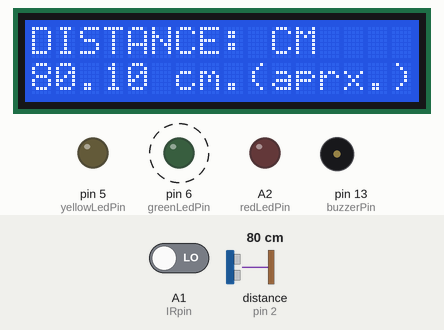
This sketch was run on a simulated Arduino Uno, built with avr-gcc and run on an emulated ATmega328P. On the bench: 16×2 character LCD, output pins drawn as LEDs (lit = HIGH), buzzer (waves = sounding, pin HIGH). Wiring (inferred from the names in the program): ultrasonic range finder: trigger pin 3; echo pin 2. Dashed ring = blinking. The inputs (shaded band) are chosen by the test bench; at power-on: A1 (IRpin) LOW, distance to the obstacle (sensor on pin 2) 80 cm. The echo pulse lasts 58.3 µs per cm; pins used as bus, display or sensor lines are not drawn; what the sketch prints to the serial monitor is not drawn.

Above: at 1.2 s.
1.3 s: A1 (IRpin) driven HIGH
At 3.24 s:
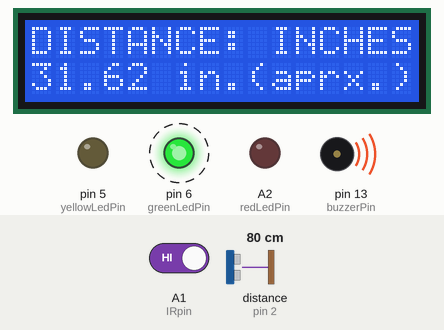
5.8 s: distance to the obstacle (sensor on pin 2) set to 21 cm
At 7.6 s:
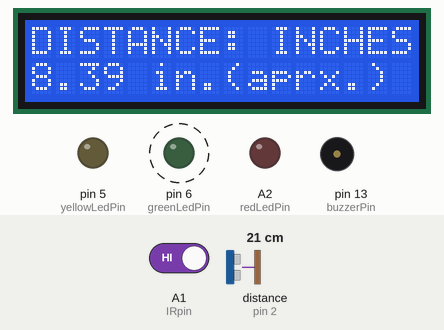
8.4 s: distance to the obstacle (sensor on pin 2) set to 17 cm
At 9.5 s:
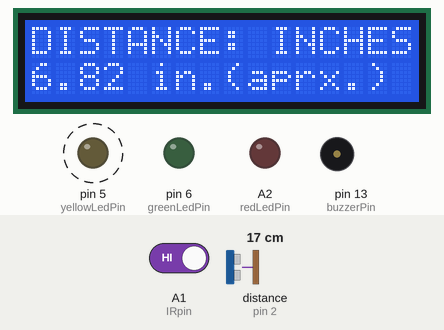
12.5 s: distance to the obstacle (sensor on pin 2) set to 120 cm
At 14.3 s:
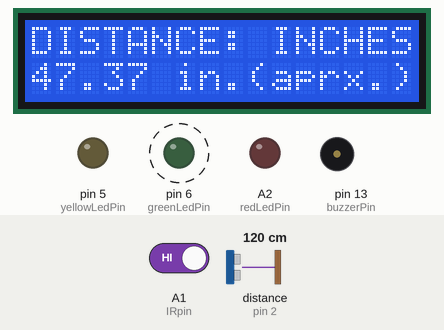
17.0 s: distance to the obstacle (sensor on pin 2) set to 2 cm
At 17.8 s:
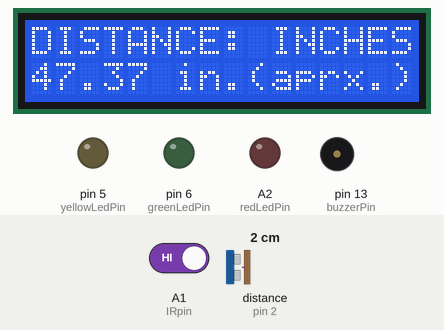
21.3 s: A1 (IRpin) driven LOW
At 22.6 s:
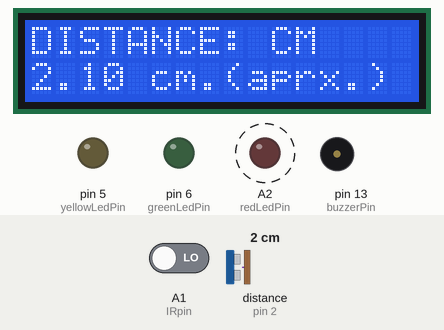
Timing chart, 0 to 26.4 s (numbered marks = the images above; inputs shaded):
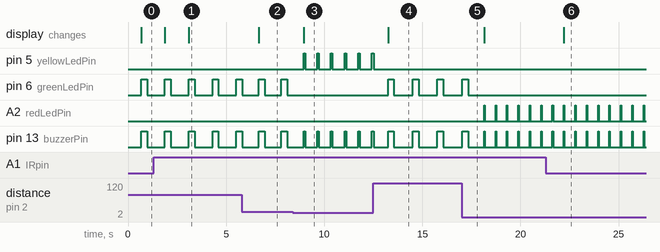

The sketch:

distance_measuring_device.ino
```cpp
/* author- sadman alvee
 * Owner/Founder @ impedancePlus
 */
#include<LiquidCrystal.h>

// LCD PINS
/* Connect the LCD to pins as shown */
int RS = 7 ;
int EN = 8;
int D4 = 9;
int D5 = 10;
int D6 = 11;
int D7 = 12;

// ULTRASONIC SENSOR PINS
int trigPin = 3;
int echoPin = 2;
double signalTravelTime;
double numberOfMeasurements = 20;
double distance; // core mathematical calculations
double sumDistance = 0; // summation for all numberOfMeasurements
double distanceSummation;
double averageDistance;
double finalDistance;

// INFRARED SENSOR PINS
int IRpin = A1;
int IRval;
int operatingMode;

//LED-BUZZER PINS
int greenLedPin = 6;
int yellowLedPin = 5;
int redLedPin = A2;
int buzzerPin = 13;

//Creating object type - LiquidCrystal
LiquidCrystal lcd(RS, EN, D4, D5, D6, D7);

int _configureIRsensor() {
  IRval = digitalRead(IRpin);
  if (IRval == 1 )
    return IRval;
  else if (IRval == 0)
    return IRval;
}

double _distanceCalculation(double signalTravelTime) {
  ///Error in Sensor : in INCHES: 0.25 amd in CM: 0.4; find out yourself for your sensor!
  if (operatingMode == 1 )
    distance =  ((0.01350391 * signalTravelTime) / 2) + 0.25 ; // Outputs in INCHES
  else if (operatingMode == 0 )
    distance =  (((0.01350391 * signalTravelTime) / 2) * 2.54) + 0.4; // Outputs in CENTIMETERS
  else
    Serial.print("INVALID");

  sumDistance = sumDistance + distance  ;
  return sumDistance;
}

double _configureUltrasonicSensor() {
  ///for accurate data and eliminating noise e use for loop upto numberOfMeasurements
  for ( int i = 0; i < numberOfMeasurements; i++) {
    digitalWrite(trigPin, LOW);
    delayMicroseconds(5);
    digitalWrite(trigPin, HIGH);
    delayMicroseconds(5);
    digitalWrite(trigPin, LOW);
    delayMicroseconds(5);
    signalTravelTime = pulseIn(echoPin, HIGH); // returns in microseconds
    delay(20);
    distanceSummation =  _distanceCalculation(signalTravelTime);
  }
  // 0.40 is the faulty value of the US sensor i've used
  averageDistance = ( distanceSummation / numberOfMeasurements)  ;
  /* debugging purposes
    Serial.print ("AVERAGE DISTANCE : ");
    Serial.print(averageDistance);
    Serial.println("");
  */
  sumDistance = 0; // clears the previous data . orelse it will keep adding
  return averageDistance;
}

void _configureLCD() {
  if (operatingMode == 1) {
    lcd.clear();
    lcd.setCursor(0, 0);
    lcd.print("DISTANCE: INCHES");
    lcd.setCursor(0, 1);
    lcd.print(finalDistance);
    lcd.print(" in.(aprx.)  ");
  }
  else if (operatingMode == 0) {
    lcd.clear();
    lcd.setCursor(0, 0);
    lcd.print("DISTANCE: CM");
    lcd.setCursor(0, 1);
    lcd.print(finalDistance);
    lcd.print(" cm.(aprx.)  ");
  }
}

void _configureSignalSystem() {
  if (operatingMode == 1) {
    if ( finalDistance <= 5) {
      digitalWrite(redLedPin, HIGH);
      digitalWrite(buzzerPin, HIGH);
      delay(30);
      digitalWrite(redLedPin, LOW);
      digitalWrite(buzzerPin, LOW);
      delay(30);

    } else if ( finalDistance > 5 && finalDistance <= 8) {
      digitalWrite(yellowLedPin, HIGH);
      digitalWrite(buzzerPin, HIGH);
      delay(80);
      digitalWrite(yellowLedPin, LOW);
      digitalWrite(buzzerPin, LOW);
      delay(80);

    } else if ( finalDistance > 8) {
      digitalWrite(greenLedPin, HIGH);
      digitalWrite(buzzerPin, HIGH);
      delay(300);
      digitalWrite(greenLedPin, LOW);
      digitalWrite(buzzerPin, LOW);
      delay(300);
    }
  }
  else if (operatingMode == 0) {
    if ( finalDistance <= 12.7) {
      digitalWrite(redLedPin, HIGH);
      digitalWrite(buzzerPin, HIGH);
      delay(30);
      digitalWrite(redLedPin, LOW);
      digitalWrite(buzzerPin, LOW);
      delay(30);

    } else if ( finalDistance > 12.7 && finalDistance <= 20.32) {
      digitalWrite(yellowLedPin, HIGH);
      digitalWrite(buzzerPin, HIGH);
      delay(80);
      digitalWrite(yellowLedPin, LOW);
      digitalWrite(buzzerPin, LOW);
      delay(80);

    } else if ( finalDistance > 20.32) {
      digitalWrite(greenLedPin, HIGH);
      digitalWrite(buzzerPin, HIGH);
      delay(300);
      digitalWrite(greenLedPin, LOW);
      digitalWrite(buzzerPin, LOW);
      delay(300);
    }
  }
}

void _printData() {
  if (operatingMode == 1) {
    Serial.print("INCHES:  ");
    Serial.print(finalDistance);
    Serial.println("");
    delay(100);
  } else if (operatingMode == 0) {
    Serial.print("CENTIMETERS:  ");
    Serial.print(finalDistance);
    Serial.println("");
    delay(100);
  }
}

void setup() {
  // put your setup code here, to run once:
  Serial.begin(9600); // set-up serial monitor
  lcd.begin(16, 2);   // set-up LCD display
  //Set-up the ultrasonic sensor
  pinMode(trigPin, OUTPUT);
  pinMode(echoPin, INPUT);
  //Set-up LED-BUZZER
  pinMode(greenLedPin, OUTPUT);
  pinMode(yellowLedPin, OUTPUT);
  pinMode(redLedPin, OUTPUT);
  pinMode(buzzerPin, OUTPUT);
  pinMode(IRpin, INPUT);
}

void loop() {
  // put your main code here, to run repeatedly:
  operatingMode = _configureIRsensor();
  finalDistance = _configureUltrasonicSensor();
  _printData();       // to serial Monitor
  _configureLCD();    // to LCD
  _configureSignalSystem();
}
```

Measured:
- the behaviour switches between 20 and 19 cm on distance to the obstacle (sensor on pin 2) (found by bisection; images 2 and 3)
- after the input at 1.3 s, the display: first differs from a run without the input after 1.8 s (image 1)
- after the input at 5.8 s, the display: changes after 0.86 s (image 2)
- after the input at 8.4 s, pin 5 (yellowLedPin): alternates HIGH for 0.08 s and LOW for 0.62 s, starting after 0.54 s; pin 6 (greenLedPin): stops changing and stays LOW; pin 13 (buzzerPin): alternates HIGH for 0.08 s and LOW for 0.62 s, starting after 0.62 s; the display: changes after 0.54 s (image 3)
- after the input at 12.5 s, pin 5 (yellowLedPin): goes on until 12.5 s, then stays LOW; pin 6 (greenLedPin): alternates HIGH for 0.30 s and LOW for 0.96 s, starting after 0.75 s; the display: changes after 0.75 s (image 4)
- after the input at 17.0 s, pin 6 (greenLedPin): goes on until 17.3 s, then stays LOW; A2 (redLedPin): alternates HIGH for 0.03 s and LOW for 0.55 s, starting after 1.1 s
- after the input at 21.3 s, the display: changes after 0.91 s (image 6)
- by itself, pin 6 (greenLedPin), pin 13 (buzzerPin): alternates HIGH for 0.30 s and LOW for 0.91 s
